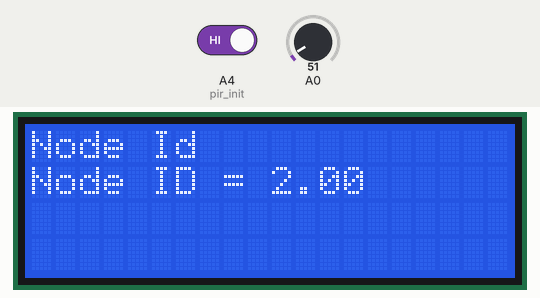
Recording of a sketch running on a simulated Arduino Uno, built with avr-gcc and run on an emulated ATmega328P. On the bench: 20×4 character LCD. Inputs (shaded band) come from the test bench; at power-on: A4 (pir_init) HIGH, A0 = 51.

Above: at 1.8 s.
1.9 s: A4 (pir_init) driven LOW
8.6 s: A0 set to 61
At 15.1 s:
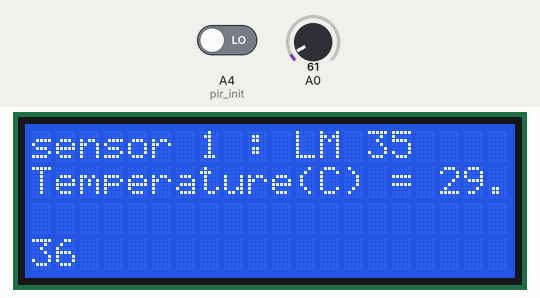
18.8 s: A0 set to 71
At 27.2 s:
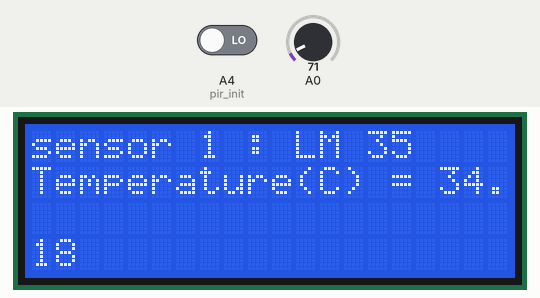
27.9 s: A0 set to 86
At 33.3 s:
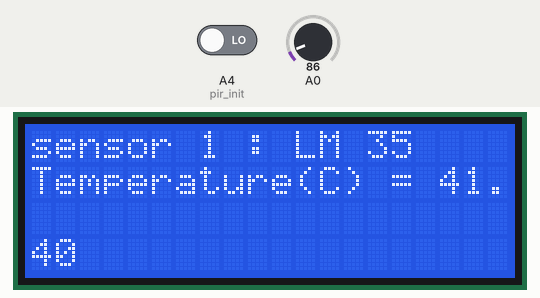
34.6 s: A4 (pir_init) driven HIGH
At 42.1 s:
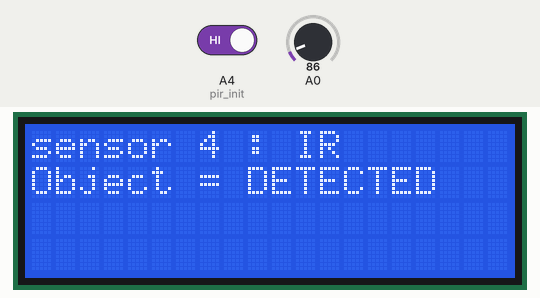
Timing chart, 0 to 42.3 s (numbered marks = the images above; inputs shaded):
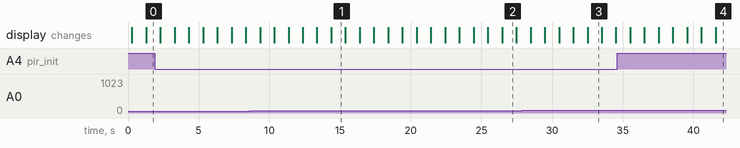

Measured:
- after the input at 34.6 s, the display: first differs from a run without the input after 7.0 s (image 4)
- what the display in image 1 shows lasts 1.0 s, from 14.4 s to 15.4 s

The sketch:

proteus_code.ino
```cpp
/* Main.ino file generated by New Project wizard
 *
 * Created:   Thu Nov 17 2016
 * Processor: Arduino Uno
 * Compiler:  Arduino AVR (Proteus)
 */
#include<LiquidCrystal.h>
#include<stdlib.h>

LiquidCrystal lcd(9, 8, 5, 4, 3, 2);

//#define YES DETECTED
//#define NO NOT_DETECTED

const char *node2_sensor_name[] = {"Node Id",
                "sensor 1 : LM 35",
                "sensor 2 : MQ-9 GAS",
                "sensor 3 : BMP085",
                "sensor 4 : IR",
                "sensor 5 : Flex"};
const char *node2_data[] = {"Node ID = ",
                "Temperature(C) = ",
                "RS/R0 (ppm)= ",
                "Pressure (pa) = ",
                "Object = ",
                "Flex Mov. = "};

void node2_recieved_data(float arr0[])
{
    int i;
    for(i = 0;i<6;i++)
    {
      delay(1000);
      lcd.clear();
      lcd.setCursor(0,0);
      lcd.print(*(node2_sensor_name+i));
      lcd.setCursor(0,1);
        lcd.print(*(node2_data+i));
        if(i == 4){
            if(arr0[i])
                lcd.print("DETECTED");
            else
                lcd.print("NOT_DETECTED");
        }
        else
            lcd.print(arr0[i]);
    }
}


void init_lcd()
{
    lcd.begin(20,4);
    lcd.clear();
    lcd.setCursor(0,0);
    lcd.print("   SIGMA TRAINERS  ");
    lcd.setCursor(0,1);
    lcd.print("         &         ");
    lcd.setCursor(0,2);
    lcd.print("        KITS       ");
    lcd.setCursor(0,3);
    lcd.print("       WSN100L     ");
    delay(200);
    lcd.clear();
}


int read_sensor_pir(void){
    int status = digitalRead(A4);
    return status; // if 0 not detected and if 1 detected
};

float read_sensor_gas(void){
   int x = 800;
     float sensor_volt=(float)x/*analogRead(A1)*//1024*5.0;
    float RS_gas = (5.0-sensor_volt)/sensor_volt; // omit *RL
    float ratio = RS_gas/1.66;//R0;  // ratio = RS/R0
    return ratio;
};

float read_sensor_lm35(void){
    float temp = (analogRead(0))*(5000/1024);
    return temp /8.31;
};

void setup()
 { // put your setup code here, to run once:
 Serial.begin(9600);
 init_lcd();			//lcd init
 pinMode(A4,INPUT);		// pir init
 }


void loop()
 { // put your main code here, to run repeatedly:
 float arr0[6] = {2,0,0,0,0,0};
 arr0[1] = read_sensor_lm35();
 arr0[2] = read_sensor_gas();
 arr0[4] = read_sensor_pir();
  node2_recieved_data(arr0);

 }
```
